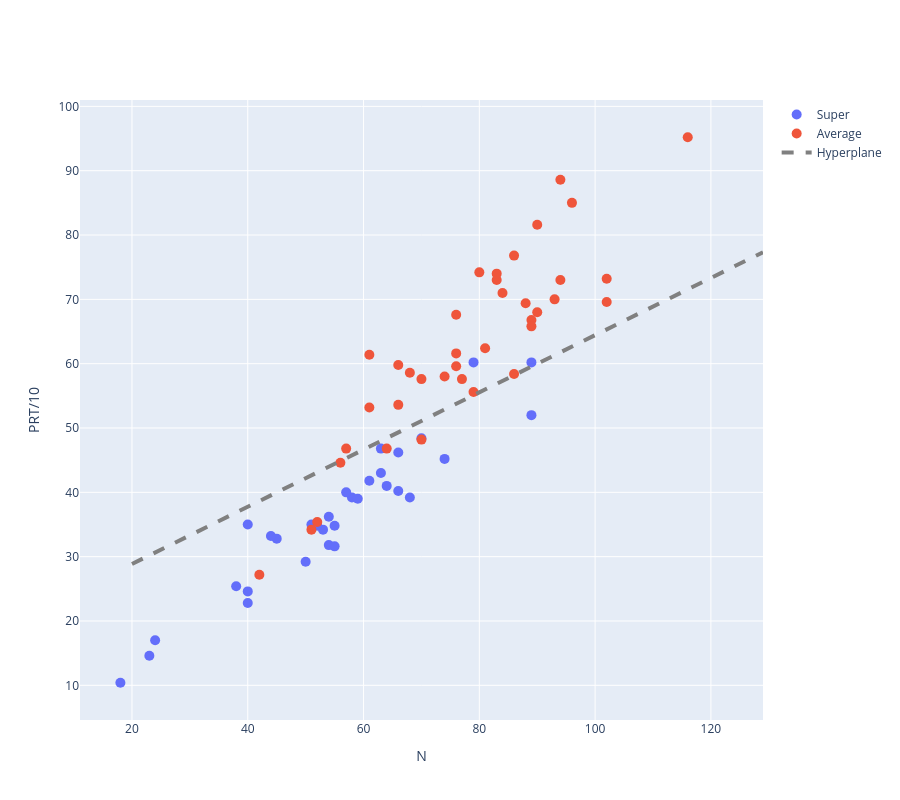

Here is the notebook cell this chart was saved with:
### Markdown cell above
• Plot the training data and the computed hyperplane.

### Code cell
fig = go.Figure()
fig.add_trace(go.Scatter(x=Xtr[ixSup,0],y=Xtr[ixSup,1],mode='markers',name='Super'))
fig.add_trace(go.Scatter(x=Xtr[ixAvg,0],y=Xtr[ixAvg,1],mode='markers',name='Average'))
fig.update_traces(marker=dict(size=10))


x1=np.arange(20,130,1)

x2=-(w[0,0]/w[1,0])*x1 -b/w[1,0] 
fig.add_trace(go.Scatter(x=x1,y=x2.flatten(),
                         mode='lines', line=dict(dash='dash',color="gray",width=4),name='Hyperplane'))

fig.update_xaxes(title_text='N')
fig.update_yaxes(title_text='PRT/10')
fig.update_layout(
    autosize=False,
    width=900,
    height=800)
fig.show()
